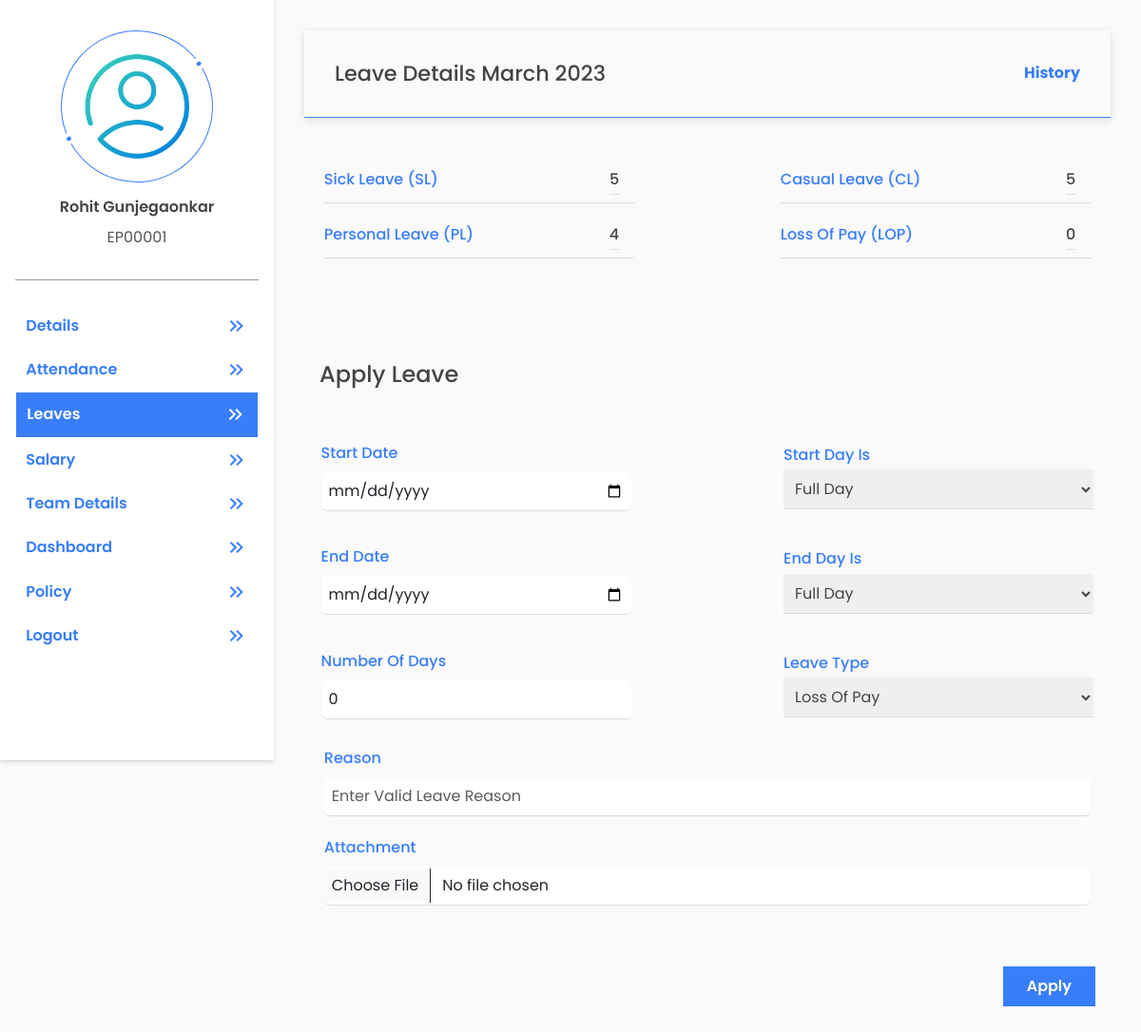
The app's page /accounts/self-leave/ (signed in) with its own data.
### account/models.py (models this page shows, shortened)
class UserAdditionalDetail(models.Model):
    emp_user = models.OneToOneField(User, on_delete=models.CASCADE, related_name='user_additional_details')
    gender = models.CharField(choices=(('Male' , 'Male'), ('Female', 'Female')), max_length=55, null=True)
    mobile_no = models.BigIntegerField(null=True)
    date_of_birth = models.DateField(null=True)
    pan_number = models.CharField(max_length=10, null=True)
    aadhaar_number = models.BigIntegerField(null=True)
    permanent_address = models.TextField(null=True)
    current_address = models.TextField(null=True)
    marital_status = models.CharField(choices=(('Single', 'Single'), ('Married', 'Married')), max_length=55, null=True)
    passport_no = models.CharField(max_length=9, null=True)
    father_name = models.CharField(max_length=255, null=True)
    mother_name = models.CharField(max_length=255, null=True)
    nationality = models.CharField(max_length=50, null=True)
    emergency_contact_no = models.BigIntegerField(null=True)
    blood_group = models.CharField(max_length=3, null=True)
    profile_photo = models.ImageField(upload_to='userprofile', null=True, default='default_profile_pic.png')
    is_requested = models.BooleanField(default=False)
    is_completed_additional_details = models.BooleanField(default=False)  # this will become True if mandatory fields are filled by employee after verification by HR
    created_at = models.DateTimeField(auto_now_add=True)
    updated_at = models.DateTimeField(auto_now=True)

### payroll/models.py (models this page shows, shortened)
class LeaveCount (models.Model):
    emp_user = models.ForeignKey(User,on_delete=models.CASCADE,related_name='leave_count_users')
    month = models.ForeignKey(Month,on_delete=models.CASCADE,related_name='leave_count_month')
    sl_count = models.IntegerField(default=0)
    pl_count = models.IntegerField(default=0)
    cl_count = models.IntegerField(default=0)
    lop_count = models.IntegerField(default=0)
    created_at = models.DateTimeField(auto_now_add=True)
    updated_at = models.DateTimeField(auto_now=True)

### account/account_views/self_services/self_leave.py (the view, shortened to what this page needs)
# urls.py: path("self-leave/", ApplyLeave.as_view(), name="self_leave"),
class ApplyLeave(View):
    @method_decorator(login_required(login_url='login'))
    def get(self, request, *args, **kwargs):
        user_id = request.user.id
        leave_count=monthly_leave_count(user_id=user_id)
        if leave_count is None:
            return redirect('self_leave')
        data={
            "current_month": (str(create_month_year_formate())[0:-4] + ' ' + str(create_month_year_formate())[-4:]),
            "leave_count":leave_count
        }
        return render(request,'account/self_services/self_leave.html',data)

### account/account_views/dependencies/basic_functions.py (called while the page is built)
def create_month_year_formate(date=0,is_current_month=True,month=0):
    if is_current_month:
        if month == 0:
            date = datetime.today()
            return str(date.strftime('%B')) + str(date.year)
        else:
            date = datetime.now()
            date = date + relativedelta(months=-month)
            return str(date.strftime('%B')) + str(date.year)
    else:
        if date == 0:
            date = datetime.today()
            return str(date.strftime('%B')) + str(date.year)
        else:
            return date + relativedelta(months=+month)

def get_month_year(month_name=0):
    if month_name == 0:
        month_name = create_month_year_formate()
    month= Month.objects.filter(month_name=month_name)
    if not month.exists():
        month= Month.objects.create(month_name=month_name)
    else:
        return month[0]

### templates/account/self_services/self_leave.html (shortened to what this page needs)
{% extends 'profile_basic.html' %}
{% load static %}
{% block tag %}
<link href="{%static 'css/self-details.css'%}" rel="stylesheet">
<link href="{%static 'css/form.css'%}" rel="stylesheet">
{% endblock %}
{% block profile %}
<section class="user-info">
    <div class="basic_info">
        <div class="head-card">
            <h4>Leave Details {{current_month}}</h4>
            <a href="{% url 'leave_history' %}">History</a>
        </div>
        <div class="user_info my-lg-5">
            <div class="info">
                <p class="info-title">Sick Leave (SL) </p>
                <p class="info-description" id="sl">
                    {{leave_count.sl_count}}
                </p>
            </div>
            <div class="info">
                <p class="info-title">Casual Leave (CL)</p>
                <p class="info-description" id="cl">
                    {{leave_count.cl_count}}
                </p>
            </div>
            <div class="info">
                <p class="info-title">Personal Leave (PL) </p>
                <p class="info-description" id="pl">
                    {{leave_count.pl_count}}
                </p>
            </div>
            <div class="info">
                <p class="info-title">Loss Of Pay (LOP) </p>
                <p class="info-description" id="lop">
                    {{leave_count.lop_count}}
                </p>
            </div>
        </div>
        <p class="main-heading">Apply Leave</p>
        <form class="details"  action="{% url 'self_leave' %}" method="post">{% csrf_token %}
            <div class="info">
                <p class="info-title">Start Date</p>
                <input type="date" class="form-control" id="start_date" name="start_date" onchange="leaveApply()" required>
            </div>
            <div class="info">
                <p class="info-title" >Start day is</p>
                <select class="options" name="start_date_is_half" id="start_date_is_half" onchange="leaveApply()">
                    <option selected value="False">Full Day</option>
                </select>
            </div>
            <div class="info">
                <p class="info-title">End Date</p>
                <input type="date" class="form-control" id="end_date" name="end_date" onchange="leaveApply()" required>
            </div>
            <div class="info" id="start_end_same">
                <p class="info-title">End day is</p>
                <select class="options" name="end_date_is_half" id="end_date_is_half" onchange="leaveApply()">
                    <option selected value="False">Full Day</option>
                </select>
            </div>
            <div class="info">
                <p class="info-title">Number of Days</p>
                <input type="number" class="form-control" id="no_of_days" step=".1" name="no_of_days" value="0" placeholder="Number of days"
                    required readonly>
            </div>
            <div class="info">
                <p class="info-title">Leave type</p>
                <select class="options" name="type">
                    <option selected value="LOP">Loss Of Pay</option>
                </select>
            </div>
            <div class="info info-full">
                <p class="info-title">Reason</p>
                <input type="text" class="form-control" id="reason" name="reason" placeholder="Enter valid leave reason"
                    required >
            </div>
            <div class="info info-full">
                <p class="info-title">Attachment</p>
                <input type="file" class="form-control" id="attachment_doc" name="attachment_doc">
            </div>
            <div class="btns">
                <button type="submit" class="next-btn2">Apply</button>
            </div>
        </form>
    </div>
</section>
{% endblock %}

### templates/profile_basic.html (shortened to what this page needs)
{% extends 'basic.html' %}
{% load static %}
{%block body%}
<section class="profile-container">
    <section class="profile-links-container">
        <div class="user-profile">
            <div class="user-profile-pic">
                <img src="{{request.user.user_additional_details.profile_photo.url}}" alt="">
            </div>
            <h4>{{request.user.get_full_name}}</h4>
            <p>{{request.user.username}}</p>
        </div>
        <div class="profile-navigations">
            <ul class="profile-navigation-links">
                <a href="{% url 'self_details' %}">
                    <li class="profile-navigation-link" id="self-detail">Details
                        <span class="material-symbols-outlined">
                        </span>
                    </li>
                </a>
                <a href="{% url 'self_attendance' %}">
                    <li class="profile-navigation-link" id="self-attendance">Attendance
                        <span class="material-symbols-outlined">
                        </span>
                    </li>
                </a>
                <a href="{% url 'self_leave' %}">
                    <li class="profile-navigation-link" id="self-leave">Leaves
                        <span class="material-symbols-outlined">
                        </span>
                    </li>
                </a>
                <a href="{% url 'self_salary' %}">
                    <li class="profile-navigation-link" id="self-salary">Salary
                        <span class="material-symbols-outlined">
                        </span>
                    </li>
                </a>
                {% if request.user.employee_permissions_user.can_approve_attendance == True %}
                <a href="{% url 'team_leader_dashboard' %}">
                    <li class="profile-navigation-link" id="dashboard">Team Details
                        <span class="material-symbols-outlined">
                        </span>
                    </li>
                </a>
                {% endif %}
                {% if request.user.user_basics.department.department_name == "Human Resource" %}
                <a href="{% url 'ems_dashboard' %}">
                    <li class="profile-navigation-link" id="">Dashboard
                        <span class="material-symbols-outlined">
                        </span>
                    </li>
                </a>
                {% endif %}
                <a href="{% url 'policy' %}">
                    <li class="profile-navigation-link" id="policy">Policy
                        <span class="material-symbols-outlined">
                        </span>
                    </li>
                </a>
                <a href="{% url 'logout' %}">
                    <li class="profile-navigation-link" id="Logout">Logout
                        <span class="material-symbols-outlined">
                        </span>
                    </li>
                </a>
            </ul>
        </div>
    </section>
    <section class="profile-details-container">
        {% block profile %}
        {% endblock %}
    </section>
</section>
{%endblock%}

### static/css/style.css (style rules this page uses)
*, *::after, *::before { box-sizing: border-box; padding: 0; margin: 0; }
html { scroll-behavior: smooth; }
body { font-family: "Poppins", sans-serif; scroll-behavior: smooth; color: #555555; background: hsl(0, 0%, 98%);; }
h1, h2, h3, h4, h5, h6 { color: #000000; }
a { color: #000000; transition: all .5s ease; text-decoration: none; }
ul { padding: 0; }
.head-card { padding: 2rem; display: flex; align-items: center; justify-content: space-between; border-bottom: 1px solid #387EF9; box-shadow: rgba(99, 99, 99, 0.2) 0px 2px 8px 0px; }
.head-card h4 { margin: 0; color: #444; font-weight: 500; font-size: 1.4rem; }
.head-card a { color: #387EF9; font-weight: 700; font-size: 1rem; display: flex; align-items: center; justify-content: center; }

### static/css/self-details.css (style rules this page uses)
.details { padding: 2rem; display: flex; justify-content: space-between; align-items: center; flex-wrap: wrap; width: 100%; overflow: auto; }
.info { flex: 1 1 auto; max-width: 30%; width: 100%; margin: 0.3em; margin-bottom: 1em; padding: 0.5em 0.8em; }
.details .info-full { max-width: 100%; }
.info .info-title { color: #387EF9; font-weight: 500; margin-bottom: 0.2em; text-transform: uppercase; }
.info .info-description { padding-bottom: 0.2em; color: #444; font-weight: 500; border-bottom: 1px solid #ddd; }
.main-heading { font-size: 1.5rem; width: 100%; color: #444; margin: 2rem 1rem; font-weight: 500; }

### static/css/form.css (style rules this page uses)
.details { padding: 2rem; padding-top: 0.5em; width: 100%; height: 100%; margin-top: 2em; display: flex; flex-wrap: wrap; align-items: center; justify-content: space-between; }
.info { flex: 1 1 auto; max-width: 22rem; width: 100%; margin: 0.3em; margin-bottom: 1em; padding: 0.5em 0.8em; }
.info .info-title { color: #387EF9; font-weight: 500; margin-bottom: 0.2em; text-transform: capitalize; }
.info .info-description { padding-bottom: 0.2em; color: #444; font-weight: 500; border-bottom: 1px solid #ddd; }
.info input { width: 100%; border: none; outline: none; border-bottom: 1px solid #ddd; margin-top: 0.5em; padding: 0.5em; }
input[type="text"] { text-transform: capitalize; }
.options { width: 100%; border: none; outline: none; padding: 0.5em; border-bottom: 1px solid #ddd; color: #444; cursor: pointer; }
.btns { margin-top: 2rem; display: flex; align-items: center; justify-content: flex-end; flex-direction: row; width: 100%; }
.next-btn2 { padding: 0.5em 1.5rem; border: none; outline: none; color: #fff; background: #387EF9; border: 1px solid #387EF9; cursor: pointer; margin: 1rem; font-weight: 600; display: flex; align-items: center; justify-content: space-between; }

### templates/account/self_services/self_leave.html (style rules this page uses)
.user-info { padding: 2rem; overflow: auto; }
.user_info { display: flex; flex-wrap: wrap; align-items: center; justify-content: space-between; padding: 0 1rem; }
.basic_info { width: 100%; }
.main-heading { margin: 0; padding: 2.5rem 1rem; }
.user_info .info { max-width: 40%; display: flex; justify-content: space-between; padding:0; padding-bottom: 0.5em; border-bottom: 1px solid #ddd; }
.user_info .info .info-description { margin-right: 1rem; }
.user_info .info p { margin: 0; }
.info-full { max-width: 100%; padding: 0 1rem; }
.details { padding: 0; margin-top: 0; }

### records on screen
LeaveCount: sl_count "5", cl_count "5", pl_count "4", lop_count "0"

### other values on screen
{{ request.user.get_full_name }} "Rohit Gunjegaonkar"
{{ request.user.username }} "EP00001"
{{ current_month }} "March 2023"
